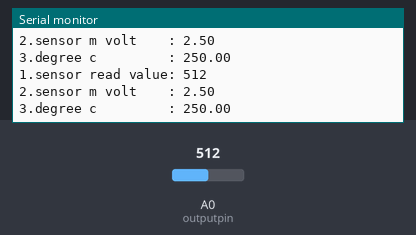
Bench run of a sketch on a simulated Arduino Uno, built with avr-gcc and run on an emulated ATmega328P. Shown: the last lines printed to the serial monitor. The inputs (shaded band) are chosen by the test bench; at power-on: A0 (outputpin) = 512.

Above: at 2.8 s.
2.9 s: A0 (outputpin) set to 716
At 4.8 s:
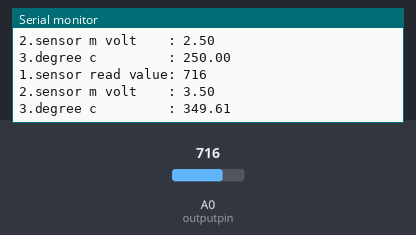
5.6 s: A0 (outputpin) set to 900
At 7.0 s:
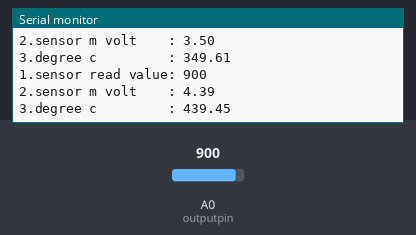
Timing chart, 0 to 8.6 s (numbered marks = the images above; inputs shaded):
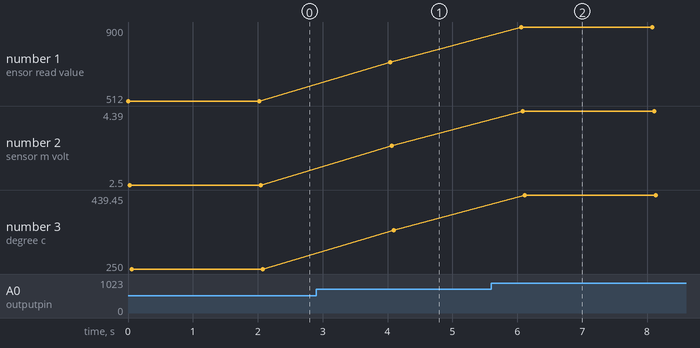

The sketch:

AnalogRead_tempSensor.ino
```cpp
#include "Arduino.h"
int outputpin= 0;
void setup() {
  Serial.begin(9600);
  pinMode(A0,INPUT);
}

void loop() {
	 int sensorValue = analogRead(outputpin);
	 float mVoltage = sensorValue * 5.0/1024.0;
	 float temperatureC = (mVoltage ) * 100.0;
	 Serial.print("1.sensor read value: ");
	 Serial.println(sensorValue);
	 Serial.print("2.sensor m volt    : ");
	 Serial.println(mVoltage);
	 Serial.print("3.degree c         : ");
	 Serial.println(temperatureC);
	 Serial.println();

	 delay(2000);
}
```

.ino.cpp
```cpp
#ifdef __IN_ECLIPSE__
//This is a automatic generated file
//Please do not modify this file
//If you touch this file your change will be overwritten during the next build
//This file has been generated on 2017-02-03 11:44:11

#include "Arduino.h"
#include "Arduino.h"
void setup() ;
void loop() ;

#include "AnalogRead_tempSensor.ino"


#endif
```

Measured:
- after the input at 2.9 s, the serial monitor: prints a new line after 1.1 s (image 1)
- after the input at 5.6 s, the serial monitor: prints a new line after 0.46 s (image 2)
- plotted number 1: 512 → 716 after the input at 2.9 s, 716 → 900 after the input at 5.6 s
- plotted number 2: 2.5 → 3.5 after the input at 2.9 s, 3.5 → 4.39 after the input at 5.6 s
- plotted number 3: 250 → 349.61 after the input at 2.9 s, 349.61 → 439.45 after the input at 5.6 s
